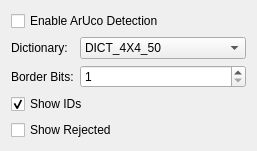
       <widget class="QWidget" name="tab_aruco">
        <attribute name="title">
         <string>ArUco</string>
        </attribute>
        <layout class="QFormLayout" name="formLayout_aruco">
         <item row="0" column="0" colspan="2">
          <widget class="QCheckBox" name="chk_aruco_enable">
           <property name="text">
            <string>Enable ArUco Detection</string>
           </property>
          </widget>
         </item>
         <item row="1" column="0">
          <widget class="QLabel" name="label_aruco_dict">
           <property name="text">
            <string>Dictionary:</string>
           </property>
          </widget>
         </item>
         <item row="1" column="1">
          <widget class="QComboBox" name="aruco_dict">
           <item>
            <property name="text">
             <string>DICT_4X4_50</string>
            </property>
           </item>
           <item>
            <property name="text">
             <string>DICT_4X4_100</string>
            </property>
           </item>
           <item>
            <property name="text">
             <string>DICT_4X4_250</string>
            </property>
           </item>
           <item>
            <property name="text">
             <string>DICT_5X5_100</string>
            </property>
           </item>
           <item>
            <property name="text">
             <string>DICT_6X6_250</string>
            </property>
           </item>
           <item>
            <property name="text">
             <string>DICT_APRILTAG_36h11</string>
            </property>
           </item>
          </widget>
         </item>
         <item row="2" column="0">
          <widget class="QLabel" name="label_aruco_border">
           <property name="text">
            <string>Border Bits:</string>
           </property>
          </widget>
         </item>
         <item row="2" column="1">
          <widget class="QSpinBox" name="spin_aruco_border_bits">
           <property name="minimum">
            <number>1</number>
           </property>
           <property name="value">
            <number>1</number>
           </property>
          </widget>
         </item>
         <item row="3" column="0" colspan="2">
          <widget class="QCheckBox" name="chk_aruco_show_ids">
           <property name="text">
            <string>Show IDs</string>
           </property>
           <property name="checked">
            <bool>true</bool>
           </property>
          </widget>
         </item>
         <item row="4" column="0" colspan="2">
          <widget class="QCheckBox" name="chk_aruco_show_rejected">
           <property name="text">
            <string>Show Rejected</string>
           </property>
          </widget>
         </item>
        </layout>
       </widget>
